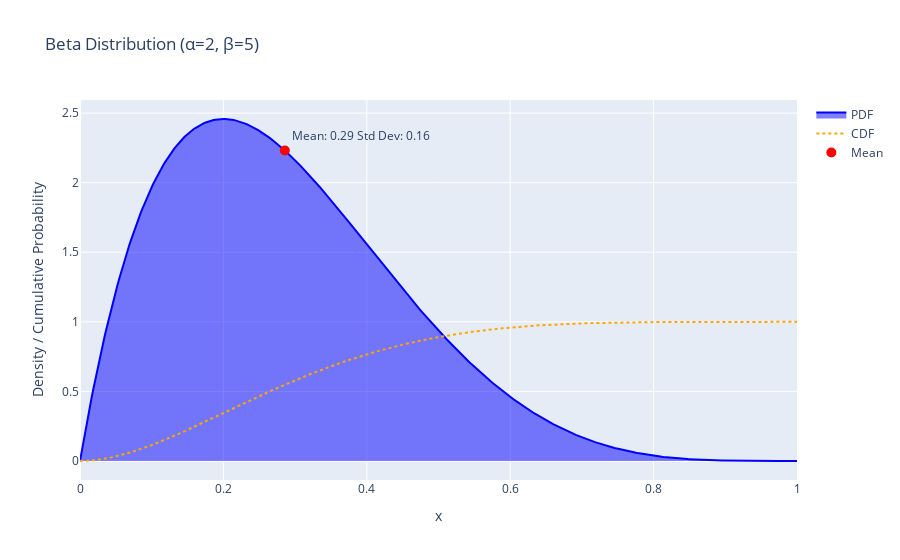

Here is the notebook cell this chart was saved with:
### Code cell
plot_beta_distribution(alpha=2, beta_param=5)

### Figure 1 — Plotly figure (JSON) as saved in the notebook; plotly's stock layout.template omitted (floating-point values rounded to 4 significant figures; data arrays with more than 128 entries replaced by an {"elided": "..."} marker saying what was removed)
{"data": [{"fill": "tozeroy", "hovertemplate": "x: %{x:.2f}PDF: %{y:.2f}", "line": {"color": "blue"}, "mode": "lines", "name": "PDF", "type": "scatter", "x": {"elided": "500 float values"}, "y": {"elided": "500 float values"}}, {"hovertemplate": "x: %{x:.2f}CDF: %{y:.2f}", "line": {"color": "orange", "dash": "dot"}, "mode": "lines", "name": "CDF", "type": "scatter", "x": {"elided": "500 float values"}, "y": {"elided": "500 float values"}}, {"marker": {"color": "red", "size": 10}, "mode": "markers+text", "name": "Mean", "text": ["Mean: 0.29\nStd Dev: 0.16"], "textposition": "top right", "type": "scatter", "x": [0.2857], "y": [2.231]}], "layout": {"title": {"text": "Beta Distribution (α=2, β=5)"}, "xaxis": {"title": {"text": "x"}}, "yaxis": {"title": {"text": "Density / Cumulative Probability"}}}}
